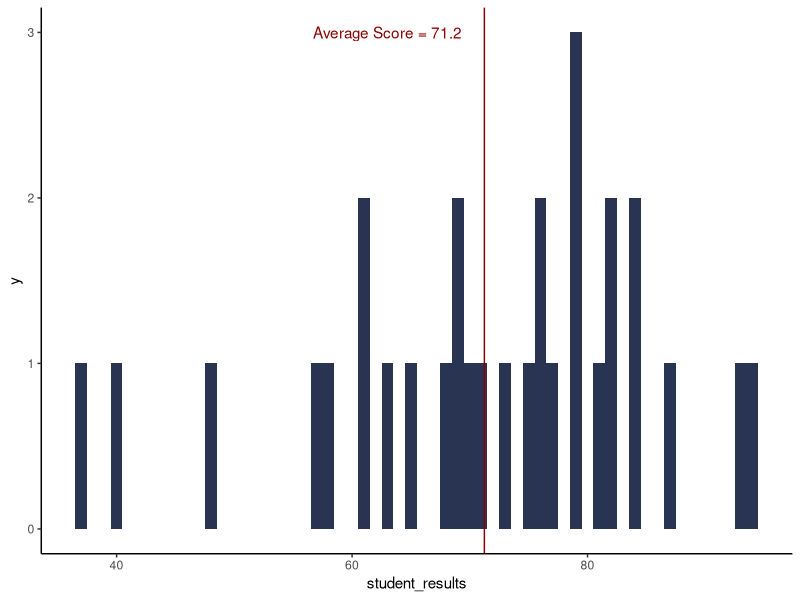
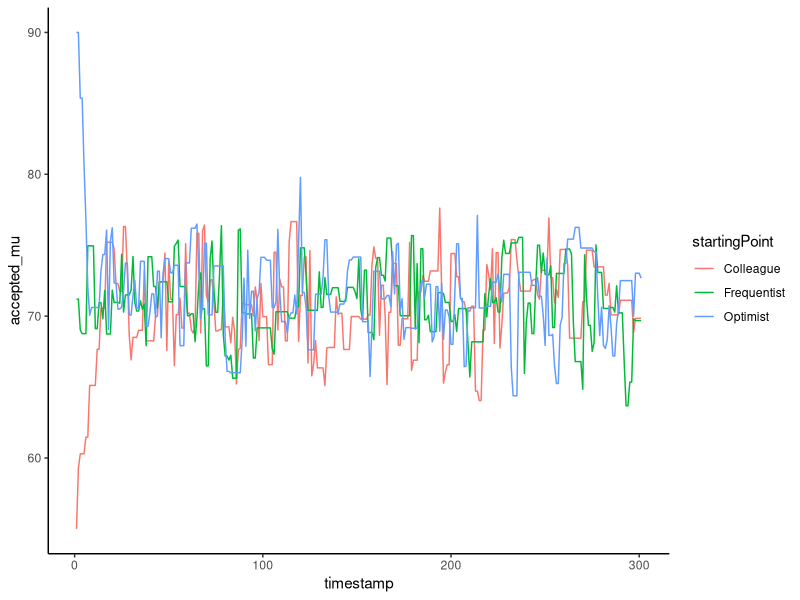
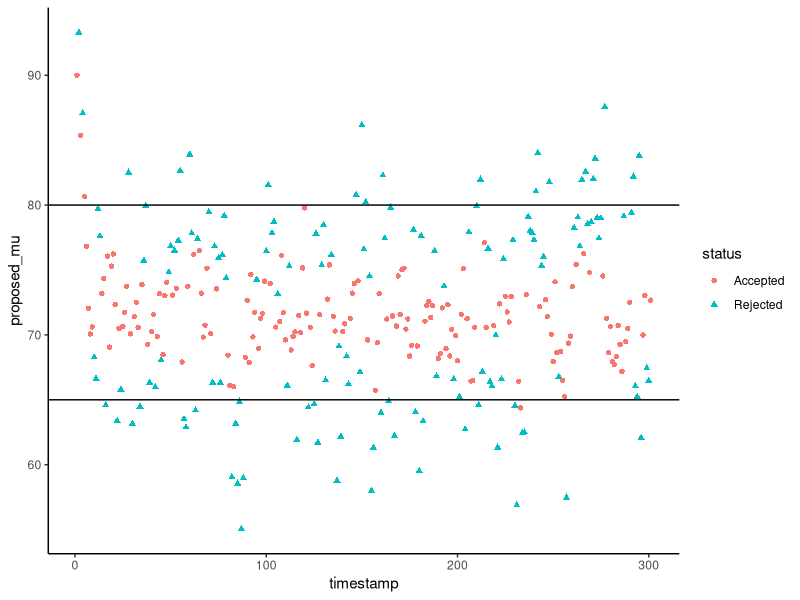

Here is the R script that generated these plots, in order: (Note: this script raises an error after producing the figures.)
## ---- chunk 1
library(tidyverse)
library(viridis)
## ---- chunk 2
set.seed(1)
student_results <- rnorm(n = 30, mean = 70, sd = 15)
student_results[student_results > 100] = 100
ggplot() +
  aes(student_results) +
  geom_histogram(binwidth = 1, fill = '#293352') +
  theme_classic() +
  geom_vline(xintercept = mean(student_results), colour = 'dark red') +
  geom_text(aes(x = 63, label = 'Average Score = 71.2', y = 3), colour = 'dark red', text = element_text(size = 11))
## ---- chunk 3
metropolis_algo <- function(data, proposed_mu, niter = 500){
  mu_vector = c(proposed_mu)
  new_mu = c(proposed_mu)
  for(i in 1:niter){ #do x runs
    proposal_draw = rnorm(1, 0, 5)# We define an arbitrary proposal mechanism; in this case, you draw from a normal distribution with mean 0 and sd 5
    
    # Compare the earlier proposal value for mu with the new. 
    candidate1 = sum(log(dnorm(data, proposed_mu, 15)))
    candidate2 = sum(log(dnorm(data, proposed_mu + proposal_draw, 15)))
    new_mu = c(new_mu, proposed_mu + proposal_draw)
    
    # If new proposed value gives you a higher chance of observing first_value, accept it. Otherwise, accept new proposal with probability proportionate to how much lower the posterior is compared to the original proposal. This prevents getting stuck in local maxima.
    if(candidate2 > candidate1){
      proposed_mu = proposed_mu + proposal_draw
    } else {
      if(runif(1, 0, 1) <= (exp(candidate2 - candidate1))){
        proposed_mu = proposed_mu + proposal_draw
      }
    }
    
    # Store each winning proposal to a vector
    mu_vector = c(mu_vector, proposed_mu)
  }
  return(data.frame(mu_vector) %>% cbind(new_mu))
}
## ---- chunk 4
niter = 300
mu_frequentist <- as.data.frame(x = metropolis_algo(student_results, 71.2, niter = niter)) %>%
  `colnames<-`(c('accepted_mu', 'proposed_mu')) %>%
  mutate(status = if_else(accepted_mu == proposed_mu, 'Accepted', 'Rejected')) %>%
  mutate(startingPoint = 'Frequentist')
mu_colleague <- as.data.frame(x = metropolis_algo(student_results, 55, niter = niter)) %>%
  `colnames<-`(c('accepted_mu', 'proposed_mu')) %>%
  mutate(status = if_else(accepted_mu == proposed_mu, 'Accepted', 'Rejected')) %>%
  mutate(startingPoint = 'Colleague')
mu_optimist <- as.data.frame(x = metropolis_algo(student_results, 90, niter = niter)) %>%
  `colnames<-`(c('accepted_mu', 'proposed_mu')) %>%
  mutate(status = if_else(accepted_mu == proposed_mu, 'Accepted', 'Rejected')) %>%
  mutate(startingPoint = 'Optimist')
## ---- chunk 5
mu_frequentist %>%
  bind_rows(mu_colleague) %>%
  bind_rows(mu_optimist) %>%
  select(accepted_mu, startingPoint) %>%
  bind_cols(timestamp = rep(1:(niter+1), 3)) %>%
  ggplot(aes(x = timestamp, y = accepted_mu, colour = `startingPoint`)) +
  geom_line() +
  theme_classic()
## ---- chunk 6
mu_frequentist %>%
  bind_rows(mu_colleague) %>%
  bind_rows(mu_optimist) %>%
  filter(startingPoint == 'Optimist') %>%
  select(proposed_mu, status) %>%
  bind_cols(timestamp = rep(1:(niter+1), 1)) %>%
  ggplot(aes(x = timestamp, y = proposed_mu, group = `status`)) +
  geom_point(aes(shape = status, colour = status)) +
  theme_classic() +
  geom_hline(yintercept = 80) +
  geom_hline(yintercept = 65)
## ---- chunk 7
metropolis_algo_multiDim <- function(data, proposed_mu, proposed_sigma, niter = 500){
  mu_vector = c(proposed_mu)
  new_mu = c(proposed_mu)
  
  sigma_vector = c(proposed_sigma)
  new_sigma = c(proposed_sigma)
  
  for(i in 1:niter){ #do x runs
    proposal_draw_mu = rnorm(1, 0, 5)# We define an arbitrary proposal mechanism; in this case, you draw from a normal distribution with mean 0 and sd 5
    proposal_draw_sigma = rnorm(1, 0, 2)
    
    # Compare the earlier proposal value for mu with the new. 
    candidate1 = sum(log(dnorm(data, proposed_mu, proposed_sigma)))
    candidate2 = sum(log(dnorm(data, proposed_mu + proposal_draw_mu, proposed_sigma + proposal_draw_sigma)))
    
    new_mu = c(new_mu, proposed_mu + proposal_draw_mu)
    new_sigma = c(new_sigma, proposed_sigma + proposal_draw_sigma)
    
    # If new proposed value gives you a higher chance of observing first_value, accept it. Otherwise, accept new proposal with probability proportionate to how much lower the posterior is compared to the original proposal. This prevents getting stuck in local maxima.
    if(candidate2 > candidate1){
      proposed_mu = proposed_mu + proposal_draw_mu
      proposed_sigma = proposed_sigma + proposal_draw_sigma
    } else {
      if(runif(1, 0, 1) <= (exp(candidate2 - candidate1))){
        proposed_mu = proposed_mu + proposal_draw_mu
        proposed_sigma = proposed_sigma + proposal_draw_sigma
      }
    }
    
    # Store each winning proposal to a vector
    mu_vector = c(mu_vector, proposed_mu)
    sigma_vector = c(sigma_vector, proposed_sigma)
  }
  return(data.frame(mu_vector) %>% cbind(new_mu) %>% cbind(sigma_vector) %>% cbind(new_sigma) %>% `colnames<-`(c('accepted_mu', 'proposed_mu', 'accepted_sigma', 'proposed_sigma')))
}
## ---- chunk 8
niter = 300
mu_frequentist_multiDim <- as.data.frame(x = metropolis_algo_multiDim(student_results, 71.2, proposed_sigma = 15, niter = niter)) %>%
  mutate(status_mu = if_else(accepted_mu == proposed_mu, 'Accepted', 'Rejected'),
         status_sigma = if_else(accepted_sigma == proposed_sigma, 'Accepted', 'Rejected')) %>%
  mutate(startingPoint = 'Frequentist')
mu_colleague_multiDim <- as.data.frame(x = metropolis_algo(student_results, 55, proposed_sigma = 5, niter = niter)) %>%
    mutate(status_mu = if_else(accepted_mu == proposed_mu, 'Accepted', 'Rejected'),
           status_sigma = if_else(accepted_sigma == proposed_sigma, 'Accepted', 'Rejected')) %>%
  mutate(startingPoint = 'Colleague')
mu_optimist_multiDim <- as.data.frame(x = metropolis_algo(student_results, 90, proposed_sigma = 50, niter = niter)) %>%
    mutate(status_mu = if_else(accepted_mu == proposed_mu, 'Accepted', 'Rejected'),
           status_sigma = if_else(accepted_sigma == proposed_sigma, 'Accepted', 'Rejected')) %>%
  mutate(startingPoint = 'Optimist')
## ---- chunk 9
mu_frequentist_multiDim %>%
  bind_rows(mu_colleague_multiDim) %>%
  bind_rows(mu_optimist_multiDim) %>%
  select(accepted_mu, startingPoint) %>%
  bind_cols(timestamp = rep(1:(niter+1), 3)) %>%
  ggplot(aes(x = timestamp, y = accepted_mu, colour = `startingPoint`)) +
  geom_line() +
  theme_classic()
## ---- chunk 10
mu_frequentist_multiDim %>%
  bind_rows(mu_colleague_multiDim) %>%
  bind_rows(mu_optimist_multiDim) %>%
  select(accepted_sigma, startingPoint) %>%
  bind_cols(timestamp = rep(1:(niter+1), 3)) %>%
  ggplot(aes(x = timestamp, y = accepted_sigma, colour = `startingPoint`)) +
  geom_line() +
  theme_classic()
## ---- chunk 11
niter = 100000
mu_optimist_multiDim <- as.data.frame(x = metropolis_algo(student_results, 90, proposed_sigma = 50, niter = niter)) %>%
    mutate(status_mu = if_else(accepted_mu == proposed_mu, 'Accepted', 'Rejected'),
           status_sigma = if_else(accepted_sigma == proposed_sigma, 'Accepted', 'Rejected')) %>%
  mutate(startingPoint = 'Optimist')
## ---- chunk 12
mu_optimist_multiDim %>%
  bind_cols(timestamp = rep(1:(niter+1), 1)) %>%
  select(accepted_mu, accepted_sigma, timestamp) %>%
  mutate(accepted_mu = cut(accepted_mu, breaks = c(-Inf, seq(50, 90, by = 1), Inf)),
         accepted_sigma = cut(accepted_sigma, breaks = c(-Inf, seq(10, 20, by = 0.5), Inf))) %>%
  group_by(accepted_mu, accepted_sigma) %>%
  tally() %>%
  ggplot(aes(x = accepted_mu, y = accepted_sigma, fill = n)) +
  scale_fill_viridis(name="Temperature") +
  geom_tile() + 
  theme_classic()
